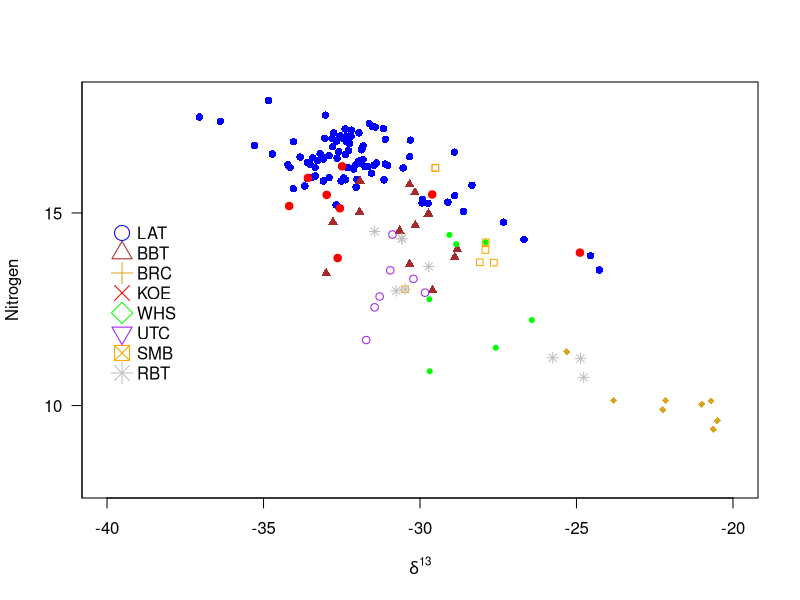
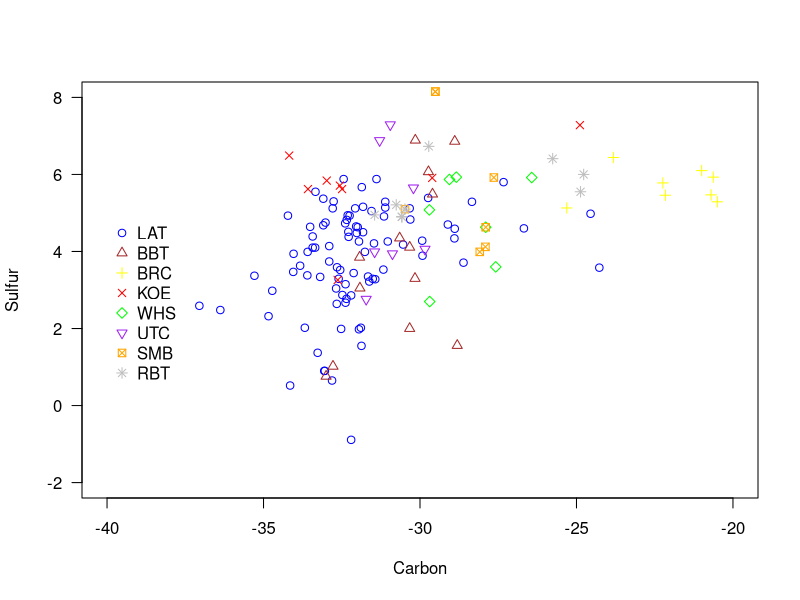
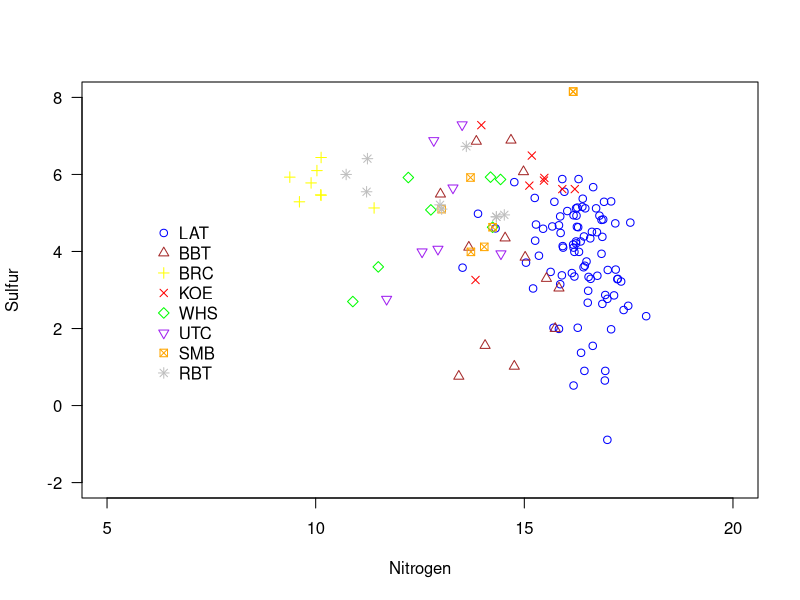
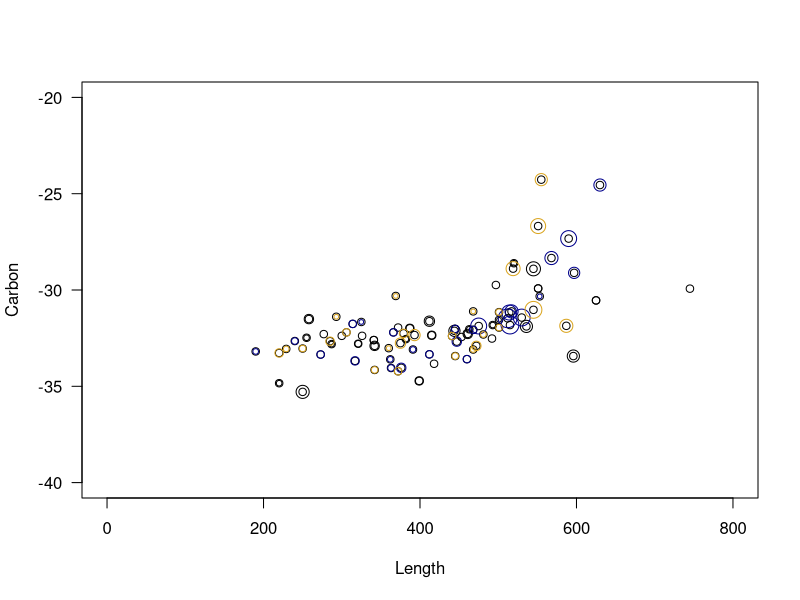
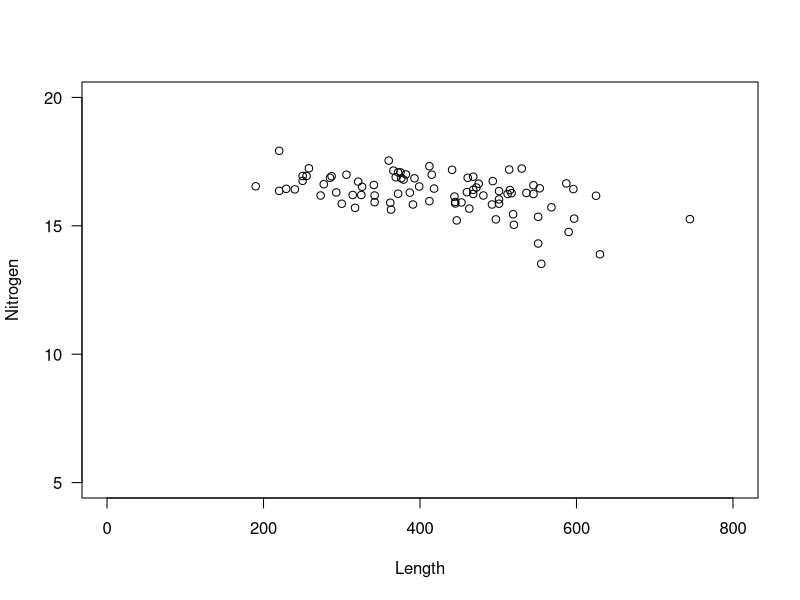
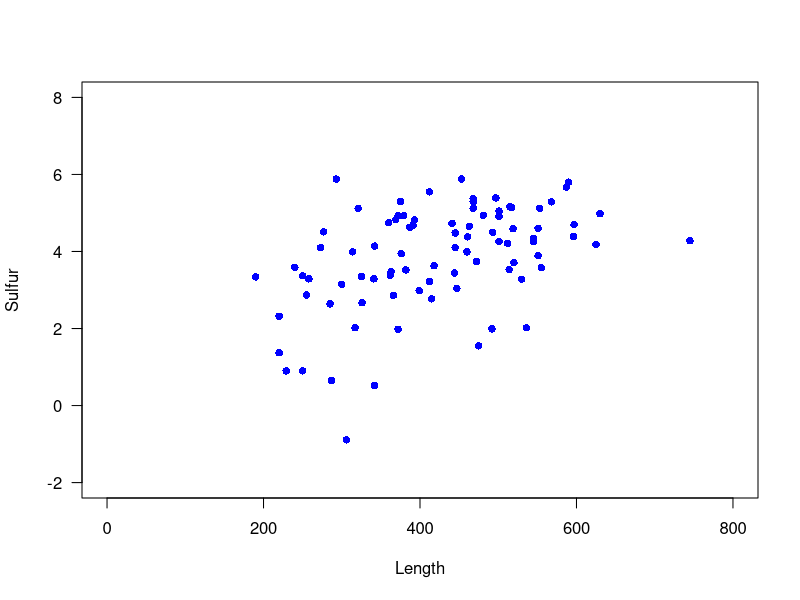

Write R code to recreate these figures, in order.


fish=read.table("Data/Isotope_FirstLook.txt", header = T)
ages<-read.csv("Data/AgesToLink.csv", header=T)

fish.aged<-merge(fish, ages, by="id_number")

head(fish)
dim(fish)

lat = subset(fish, fish$species == "LAT")
bbt = subset(fish, fish$species == "BBT")
brc = subset(fish, fish$species == "BRC")
koe = subset(fish, fish$species == "KOE")
whs = subset(fish, fish$species == "WHS")
utc = subset(fish, fish$species == "UTC")
smb = subset(fish, fish$species == "SMB")
rbt = subset(fish, fish$species == "RBT")

#####Carbon vs Nitrogen

plot(NULL, xlim=c(-40,-20), ylim= c(8,18), xlab=expression(paste(delta^{13}),"Carbon"), ylab="Nitrogen", xaxt="n", yaxt="n",main="", type="p")

points(lat$C, lat$N, col="blue",pch=16)
points(bbt$C, bbt$N, col="brown", pch=17)
points(brc$C, brc$N, col="goldenrod", pch=18)
points(koe$C, koe$N, col="red", pch=19)
points(whs$C, whs$N, col="green", pch=20)
points(utc$C, utc$N, col="purple", pch=21)
points(smb$C, smb$N, col="orange", pch=22)
points(rbt$C, rbt$N, col="gray", pch=8)

axis(1, at=c(-40, -35, -30, -25, -20),las=1, cex.axis=10/10)
axis(2, at=c(5,10,15,20),las=1, cex.axis=10/10)

legend(-40, 15, legend=c("LAT", "BBT", "BRC", "KOE", "WHS", "UTC", "SMB", "RBT"), 
	pch=c(1,2,3,4,5,6,7,8), col=c("blue", "brown",
	 "goldenrod", "red", "green", "purple","orange", "gray")
	, bty="n", cex=1, pt.cex=2, lty=NULL, merge=FALSE, trace=FALSE)

#####Carbon vs Sulfur

plot(NULL, xlim=c(-40,-20), ylim= c(-2,8), xlab="Carbon", ylab="Sulfur", xaxt="n", yaxt="n",main="", type="n")

points(lat$C, lat$S, col="blue")
points(bbt$C, bbt$S, col="brown", pch=2)
points(brc$C, brc$S, col="yellow", pch=3)
points(koe$C, koe$S, col="red", pch=4)
points(whs$C, whs$S, col="green", pch=5)
points(utc$C, utc$S, col="purple", pch=6)
points(smb$C, smb$S, col="orange", pch=7)
points(rbt$C, rbt$S, col="gray", pch=8)

axis(1, at=c(-40, -35, -30, -25, -20),las=1, cex.axis=10/10)
axis(2, at=c(-2,0,2,4,6,8),las=1, cex.axis=10/10)

legend(-40, 5, legend=c("LAT", "BBT", "BRC", "KOE", "WHS", "UTC", "SMB", "RBT"), 
	pch=c(1,2,3,4,5,6,7,8), col=c("blue", "brown",
	 "yellow", "red", "green", "purple","orange", "gray")
	, bty="n", cex=1, pt.cex=1, lty=NULL, merge=FALSE, trace=FALSE)

#####Nitrogen vs Sulfur

plot(NULL, xlim=c(5,20), ylim= c(-2,8), xlab="Nitrogen", ylab="Sulfur", xaxt="n", yaxt="n",main="", type="n")

points(lat$N, lat$S, col="blue")
points(bbt$N, bbt$S, col="brown", pch=2)
points(brc$N, brc$S, col="yellow", pch=3)
points(koe$N, koe$S, col="red", pch=4)
points(whs$N, whs$S, col="green", pch=5)
points(utc$N, utc$S, col="purple", pch=6)
points(smb$N, smb$S, col="orange", pch=7)
points(rbt$N, rbt$S, col="gray", pch=8)

axis(1, at=c(5,10,15,20),las=1, cex.axis=10/10)
axis(2, at=c(-2,0,2,4,6,8),las=1, cex.axis=10/10)

legend(6, 5, legend=c("LAT", "BBT", "BRC", "KOE", "WHS", "UTC", "SMB", "RBT"), 
	pch=c(1,2,3,4,5,6,7,8), col=c("blue", "brown",
	 "yellow", "red", "green", "purple","orange", "gray")
	, bty="n", cex=1, pt.cex=1, lty=NULL, merge=FALSE, trace=FALSE)


#####LAT LENGTH VS CARBON

plot(NULL, xlim=c(0,800), ylim= c(-40, -20), xlab="Length", ylab="Carbon", xaxt="n", yaxt="n",main="", type="n")

points(lat$length, lat$C)

lat.age<- subset(fish.aged, fish.aged$species == "LAT")

lat.age.canyon<-subset(lat.age, lat.age$region=="canyon")
lat.age.inflow<-subset(lat.age, lat.age$region=="inflow")
lat.age.oh<-subset(lat.age, lat.age$region=="open_hills")

points(lat.age.canyon$length, lat.age.canyon$C, cex=(lat.age.canyon$age)/8)
points(lat.age.inflow$length, lat.age.inflow$C, cex=(lat.age.inflow$age)/8, col="darkblue")
points(lat.age.oh$length, lat.age.oh$C, cex=(lat.age.oh$age)/8, col="goldenrod")


axis(1, at=c(0,200,400,600,800),las=1, cex.axis=10/10)
axis(2, at=c(-40, -35, -30, -25, -20),las=1, cex.axis=10/10)

#####LAT LENGTH VS NITROGEN

plot(NULL, xlim=c(0,800), ylim= c(5,20), xlab="Length", ylab="Nitrogen", xaxt="n", yaxt="n",main="", type="n")

points(lat$length, lat$N)

axis(1, at=c(0,200,400,600,800),las=1, cex.axis=10/10)
axis(2, at=c(5,10,15,20),las=1, cex.axis=10/10)

#####LAT LENGTH VS SULFUR

plot(NULL, xlim=c(0,800), ylim= c(-2,8), xlab="Length", ylab="Sulfur", xaxt="n", yaxt="n",main="", type="n")

points(lat$length, lat$S,pch=16,col='blue')

axis(1, at=c(0,200,400,600,800),las=1, cex.axis=10/10)
axis(2, at=c(-2,0,2,4,6,8),las=1, cex.axis=10/10)



